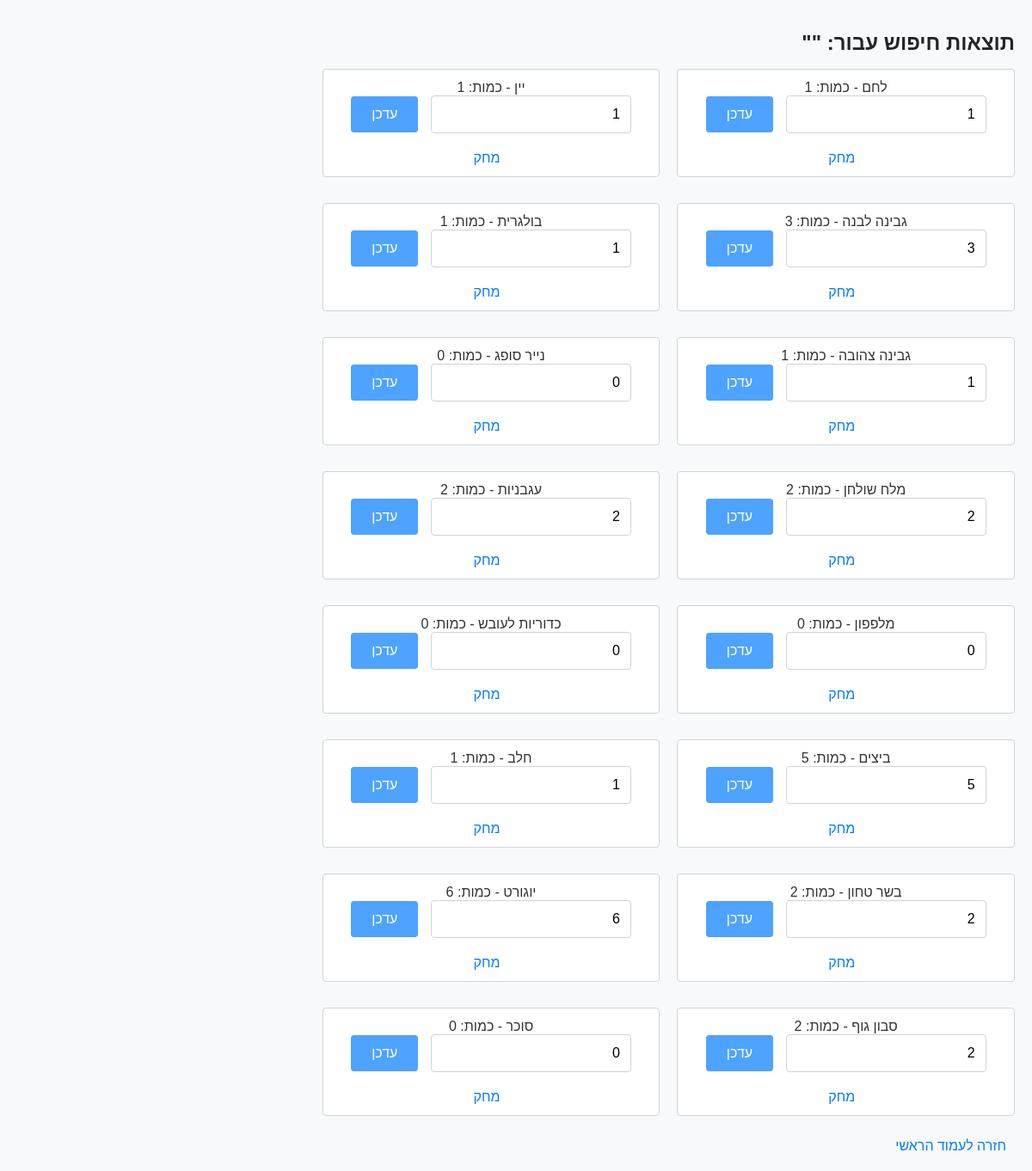
Before: /search with the older database file.
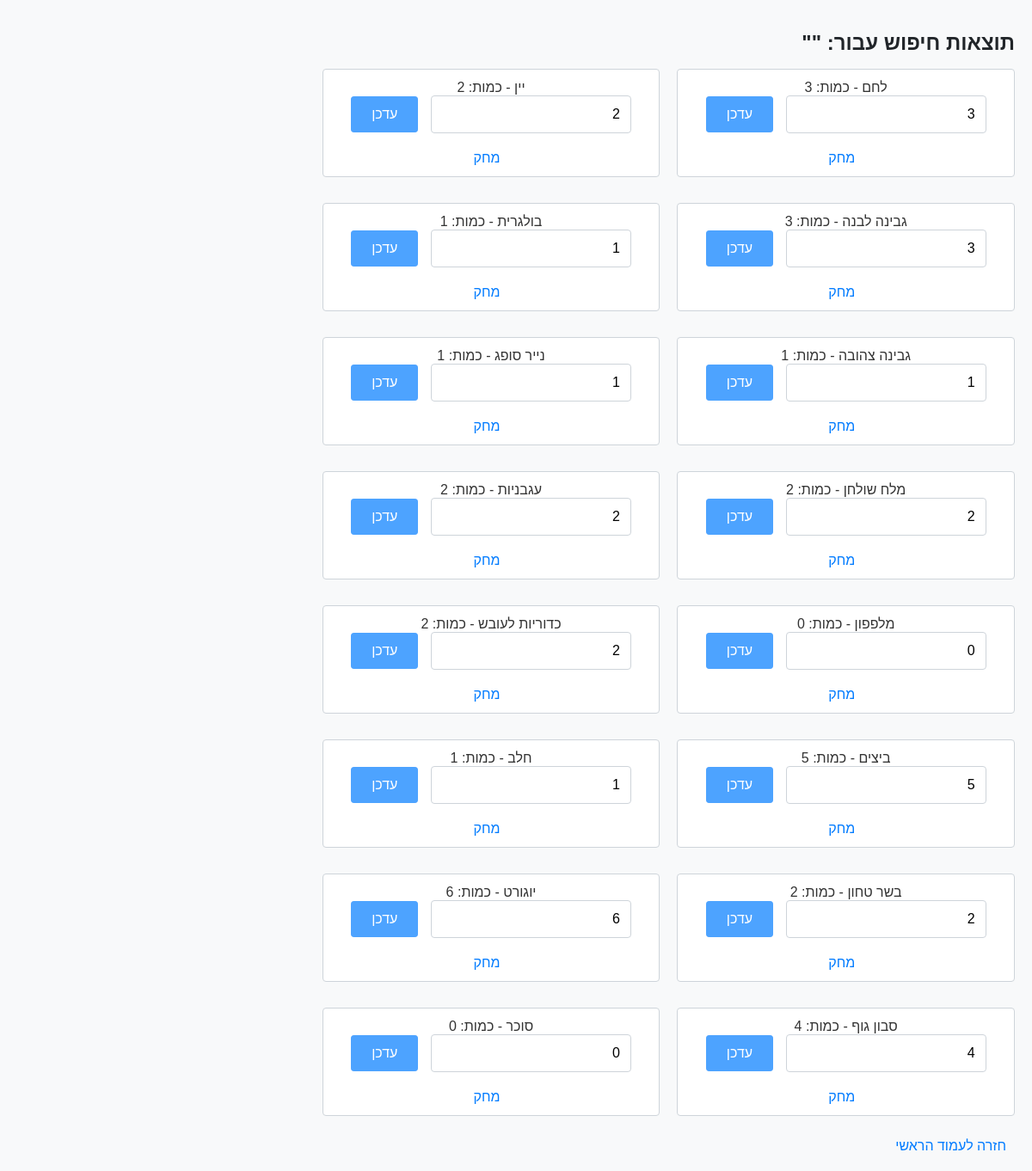
After: the same page with the newer database file.
### tables this page shows
CREATE TABLE products (
            id INTEGER PRIMARY KEY,
            name TEXT NOT NULL,
            quantity INTEGER NOT NULL
        );

### app/views.py (the view)
@product_bp.route('/search', methods=['GET'])
def search_products():
    query = request.args.get('query', '')
    products = ProductController.search_products(query)
    return render_template('search_results.html', products=products, query=query)

### app/controllers.py (called while the page is built)
    @staticmethod
    def search_products(query):
        return Database.search_products(query)

### app/models.py (called while the page is built)
    @staticmethod
    def connect_db():
        return sqlite3.connect('inventory.db')

    @staticmethod
    def search_products(query):
        conn = Database.connect_db()
        c = conn.cursor()
        c.execute('SELECT * FROM products WHERE name LIKE ?', ('%' + query + '%',))
        products = c.fetchall()
        conn.close()
        return products

### templates/search_results.html (shortened to what this page needs)
<!DOCTYPE html>
<html lang="he" dir="rtl">
<head>
    <link rel="stylesheet" href="{{ url_for('static', filename='styles.css') }}">
</head>
<body>
    <h1>תוצאות חיפוש עבור: "{{ query }}"</h1>
    {% if products %}
        <ul>
        {% for product in products %}
            <li>
                {{ product[1] }} - כמות: {{ product[2] }}
                <form action="{{ url_for('product.update_product') }}" method="post" style="display: inline;">
                    <input type="number" name="quantity" value="{{ product[2] }}" min="0">
                    <button type="submit">עדכן</button>
                </form>
                <a href="{{ url_for('product.delete_product', product_id=product[0]) }}">מחק</a>
            </li>
        {% endfor %}
        </ul>
    {% else %}
        <p>לא נמצאו תוצאות.</p>
    {% endif %}
    <a href="{{ url_for('product.index') }}">חזרה לעמוד הראשי</a>
</body>
</html>

### static/styles.css (style rules this page uses)
body { font-family: Arial, sans-serif; background-color: #f8f9fa; margin: 0; padding: 20px; direction: rtl; text-align: right; font-size: 16px; color: #333; transition: background 0.5s ease; }
h1, h2 { color: #212529; font-size: 24px; }
form { margin-bottom: 20px; }
input[type="text"], input[type="number"] { padding: 12px; margin-left: 10px; border: 1px solid #ced4da; border-radius: 4px; font-size: 16px; transition: box-shadow 0.3s ease, border-color 0.3s ease; }
button { padding: 12px 24px; background-color: #007bff; color: #fff; border: none; border-radius: 4px; cursor: pointer; font-size: 16px; transition: background-color 0.3s ease, transform 0.2s ease; position: relative; overflow: hidden; z-index: 1; }
button::before { content: ''; position: absolute; top: 0; left: -100%; width: 300%; height: 100%; background: rgba(255, 255, 255, 0.3); transition: left 0.5s ease; z-index: 0; }
ul { list-style-type: none; padding: 0; display: flex; flex-wrap: wrap; gap: 20px; }
li { background-color: #fff; margin-bottom: 10px; padding: 12px; border: 1px solid #ced4da; border-radius: 4px; display: flex; justify-content: space-between; align-items: center; font-size: 16px; flex-direction: column; width: calc(33.333% - 20px); position: relative; transition: transform 0.3s ease, box-shadow 0.3s ease; }
a { color: #007bff; text-decoration: none; margin-right: 10px; font-size: 16px; transition: color 0.3s ease; position: relative; }

Changed rows visible on the page:
changed products "לחם": quantity "1" → "3"
changed products "יין": quantity "1" → "2"
changed products "נייר סופג": quantity "0" → "1"
changed products "כדוריות לעובש": quantity "0" → "2"
changed products "סבון גוף": quantity "2" → "4"
